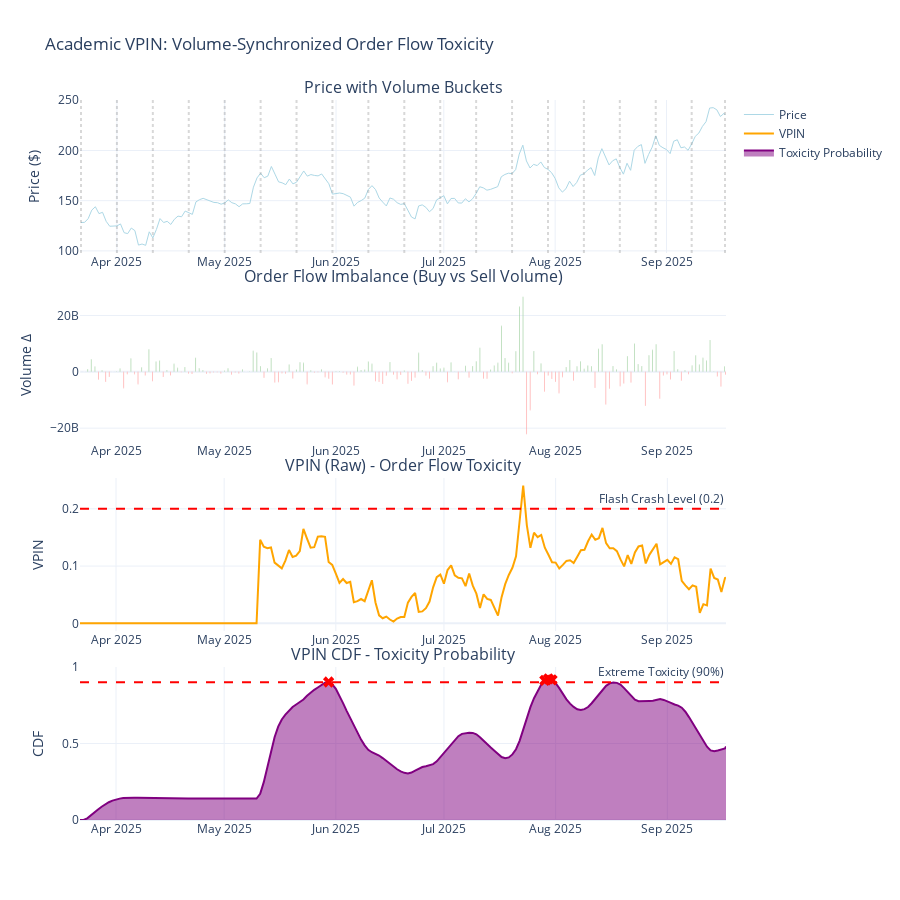

Source (notebook cell):
### Markdown cell above
## Visualization: Academic VPIN Analysis

### Code cell
def plot_academic_vpin(df, buckets, vpin_raw):
    """
    Create academic VPIN visualization with toxicity levels
    """
    fig = make_subplots(
        rows=4,
        cols=1,
        row_heights=[0.25, 0.25, 0.25, 0.25],
        subplot_titles=[
            "Price with Volume Buckets",
            "Order Flow Imbalance (Buy vs Sell Volume)",
            "VPIN (Raw) - Order Flow Toxicity",
            "VPIN CDF - Toxicity Probability",
        ],
        vertical_spacing=0.05,
    )

    # 1. Price with bucket boundaries
    fig.add_trace(
        go.Scatter(
            x=df["datetime"],
            y=df["price"],
            name="Price",
            line=dict(color="lightblue", width=1),
        ),
        row=1,
        col=1,
    )

    # Mark every 10th bucket boundary
    bucket_starts = df.groupby("bucket_id")["datetime"].first()
    for i, start_time in enumerate(bucket_starts):
        if i % 10 == 0:
            fig.add_vline(
                x=start_time,
                line_dash="dot",
                line_color="gray",
                opacity=0.3,
                row=1,
                col=1,
            )

    # 2. Order Flow Imbalance
    imbalance = buckets["buy_volume"] - buckets["sell_volume"]
    colors = ["green" if x > 0 else "red" for x in imbalance]

    fig.add_trace(
        go.Bar(
            x=buckets["datetime"],
            y=imbalance,
            marker_color=colors,
            opacity=0.6,
            name="Volume Imbalance",
            showlegend=False,
        ),
        row=2,
        col=1,
    )

    # 3. Raw VPIN
    fig.add_trace(
        go.Scatter(
            x=buckets["datetime"],
            y=vpin_raw,
            name="VPIN",
            line=dict(color="orange", width=2),
        ),
        row=3,
        col=1,
    )

    # Add Flash Crash threshold
    fig.add_hline(
        y=0.2,
        line_dash="dash",
        line_color="red",
        annotation_text="Flash Crash Level (0.2)",
        row=3,
        col=1,
    )

    # 4. VPIN CDF
    fig.add_trace(
        go.Scatter(
            x=buckets["datetime"],
            y=buckets["vpin_cdf_ssf"],
            name="Toxicity Probability",
            fill="tozeroy",
            line=dict(color="purple", width=2),
        ),
        row=4,
        col=1,
    )

    # Mark extreme toxicity events
    toxic_events = buckets[buckets["toxic_event_ssf"]]
    if len(toxic_events) > 0:
        fig.add_trace(
            go.Scatter(
                x=toxic_events["datetime"],
                y=toxic_events["vpin_cdf_ssf"],
                mode="markers",
                marker=dict(color="red", size=10, symbol="x"),
                name="Toxic Events",
                showlegend=False,
            ),
            row=4,
            col=1,
        )

    # Add 90% threshold
    fig.add_hline(
        y=0.9,
        line_dash="dash",
        line_color="red",
        annotation_text="Extreme Toxicity (90%)",
        row=4,
        col=1,
    )

    fig.update_layout(
        height=900,
        title="Academic VPIN: Volume-Synchronized Order Flow Toxicity",
        template="plotly_white",
        showlegend=True,
        hovermode="x unified",
    )

    fig.update_yaxes(title="Price ($)", row=1, col=1)
    fig.update_yaxes(title="Volume Δ", row=2, col=1)
    fig.update_yaxes(title="VPIN", row=3, col=1)
    fig.update_yaxes(title="CDF", range=[0, 1], row=4, col=1)

    return fig


fig = plot_academic_vpin(df, buckets, vpin_raw)
fig.show()

### Figure 1 — Plotly figure (JSON) as saved in the notebook; plotly's stock layout.template omitted (floating-point values rounded to 4 significant figures; data arrays with more than 128 entries replaced by an {"elided": "..."} marker saying what was removed)
{"data": [{"line": {"color": "lightblue", "width": 1}, "name": "Price", "type": "scatter", "x": {"elided": "181 str values"}, "xaxis": "x", "y": {"elided": "181 float values"}, "yaxis": "y"}, {"marker": {"color": {"elided": "181 str values"}}, "name": "Volume Imbalance", "opacity": 0.6, "showlegend": false, "type": "bar", "x": {"elided": "181 str values"}, "xaxis": "x2", "y": {"elided": "181 float values"}, "yaxis": "y2"}, {"line": {"color": "orange", "width": 2}, "name": "VPIN", "type": "scatter", "x": {"elided": "181 str values"}, "xaxis": "x3", "y": {"elided": "181 float values"}, "yaxis": "y3"}, {"fill": "tozeroy", "line": {"color": "purple", "width": 2}, "name": "Toxicity Probability", "type": "scatter", "x": {"elided": "181 str values"}, "xaxis": "x4", "y": {"elided": "181 float values"}, "yaxis": "y4"}, {"marker": {"color": "red", "size": 10, "symbol": "x"}, "mode": "markers", "name": "Toxic Events", "showlegend": false, "type": "scatter", "x": ["2025-05-30T00:00:00.000000000", "2025-07-29T00:00:00.000000000", "2025-07-30T00:00:00.000000000", "2025-07-31T00:00:00.000000000"], "xaxis": "x4", "y": [0.902, 0.9125, 0.9229, 0.9157], "yaxis": "y4"}], "layout": {"annotations": [{"font": {"size": 16}, "showarrow": false, "text": "Price with Volume Buckets", "x": 0.5, "xanchor": "center", "xref": "paper", "y": 1, "yanchor": "bottom", "yref": "paper"}, {"font": {"size": 16}, "showarrow": false, "text": "Order Flow Imbalance (Buy vs Sell Volume)", "x": 0.5, "xanchor": "center", "xref": "paper", "y": 0.7375, "yanchor": "bottom", "yref": "paper"}, {"font": {"size": 16}, "showarrow": false, "text": "VPIN (Raw) - Order Flow Toxicity", "x": 0.5, "xanchor": "center", "xref": "paper", "y": 0.475, "yanchor": "bottom", "yref": "paper"}, {"font": {"size": 16}, "showarrow": false, "text": "VPIN CDF - Toxicity Probability", "x": 0.5, "xanchor": "center", "xref": "paper", "y": 0.2125, "yanchor": "bottom", "yref": "paper"}, {"showarrow": false, "text": "Flash Crash Level (0.2)", "x": 1, "xanchor": "right", "xref": "x3 domain", "y": 0.2, "yanchor": "bottom", "yref": "y3"}, {"showarrow": false, "text": "Extreme Toxicity (90%)", "x": 1, "xanchor": "right", "xref": "x4 domain", "y": 0.9, "yanchor": "bottom", "yref": "y4"}], "height": 900, "hovermode": "x unified", "shapes": [{"line": {"color": "gray", "dash": "dot"}, "opacity": 0.3, "type": "line", "x0": "2025-03-22T00:00:00", "x1": "2025-03-22T00:00:00", "xref": "x", "y0": 0, "y1": 1, "yref": "y domain"}, {"line": {"color": "gray", "dash": "dot"}, "opacity": 0.3, "type": "line", "x0": "2025-04-01T00:00:00", "x1": "2025-04-01T00:00:00", "xref": "x", "y0": 0, "y1": 1, "yref": "y domain"}, {"line": {"color": "gray", "dash": "dot"}, "opacity": 0.3, "type": "line", "x0": "2025-04-11T00:00:00", "x1": "2025-04-11T00:00:00", "xref": "x", "y0": 0, "y1": 1, "yref": "y domain"}, {"line": {"color": "gray", "dash": "dot"}, "opacity": 0.3, "type": "line", "x0": "2025-04-21T00:00:00", "x1": "2025-04-21T00:00:00", "xref": "x", "y0": 0, "y1": 1, "yref": "y domain"}, {"line": {"color": "gray", "dash": "dot"}, "opacity": 0.3, "type": "line", "x0": "2025-05-01T00:00:00", "x1": "2025-05-01T00:00:00", "xref": "x", "y0": 0, "y1": 1, "yref": "y domain"}, {"line": {"color": "gray", "dash": "dot"}, "opacity": 0.3, "type": "line", "x0": "2025-05-11T00:00:00", "x1": "2025-05-11T00:00:00", "xref": "x", "y0": 0, "y1": 1, "yref": "y domain"}, {"line": {"color": "gray", "dash": "dot"}, "opacity": 0.3, "type": "line", "x0": "2025-05-21T00:00:00", "x1": "2025-05-21T00:00:00", "xref": "x", "y0": 0, "y1": 1, "yref": "y domain"}, {"line": {"color": "gray", "dash": "dot"}, "opacity": 0.3, "type": "line", "x0": "2025-05-31T00:00:00", "x1": "2025-05-31T00:00:00", "xref": "x", "y0": 0, "y1": 1, "yref": "y domain"}, {"line": {"color": "gray", "dash": "dot"}, "opacity": 0.3, "type": "line", "x0": "2025-06-10T00:00:00", "x1": "2025-06-10T00:00:00", "xref": "x", "y0": 0, "y1": 1, "yref": "y domain"}, {"line": {"color": "gray", "dash": "dot"}, "opacity": 0.3, "type": "line", "x0": "2025-06-20T00:00:00", "x1": "2025-06-20T00:00:00", "xref": "x", "y0": 0, "y1": 1, "yref": "y domain"}, {"line": {"color": "gray", "dash": "dot"}, "opacity": 0.3, "type": "line", "x0": "2025-06-30T00:00:00", "x1": "2025-06-30T00:00:00", "xref": "x", "y0": 0, "y1": 1, "yref": "y domain"}, {"line": {"color": "gray", "dash": "dot"}, "opacity": 0.3, "type": "line", "x0": "2025-07-10T00:00:00", "x1": "2025-07-10T00:00:00", "xref": "x", "y0": 0, "y1": 1, "yref": "y domain"}, {"line": {"color": "gray", "dash": "dot"}, "opacity": 0.3, "type": "line", "x0": "2025-07-20T00:00:00", "x1": "2025-07-20T00:00:00", "xref": "x", "y0": 0, "y1": 1, "yref": "y domain"}, {"line": {"color": "gray", "dash": "dot"}, "opacity": 0.3, "type": "line", "x0": "2025-07-30T00:00:00", "x1": "2025-07-30T00:00:00", "xref": "x", "y0": 0, "y1": 1, "yref": "y domain"}, {"line": {"color": "gray", "dash": "dot"}, "opacity": 0.3, "type": "line", "x0": "2025-08-09T00:00:00", "x1": "2025-08-09T00:00:00", "xref": "x", "y0": 0, "y1": 1, "yref": "y domain"}, {"line": {"color": "gray", "dash": "dot"}, "opacity": 0.3, "type": "line", "x0": "2025-08-19T00:00:00", "x1": "2025-08-19T00:00:00", "xref": "x", "y0": 0, "y1": 1, "yref": "y domain"}, {"line": {"color": "gray", "dash": "dot"}, "opacity": 0.3, "type": "line", "x0": "2025-08-29T00:00:00", "x1": "2025-08-29T00:00:00", "xref": "x", "y0": 0, "y1": 1, "yref": "y domain"}, {"line": {"color": "gray", "dash": "dot"}, "opacity": 0.3, "type": "line", "x0": "2025-09-08T00:00:00", "x1": "2025-09-08T00:00:00", "xref": "x", "y0": 0, "y1": 1, "yref": "y domain"}, {"line": {"color": "gray", "dash": "dot"}, "opacity": 0.3, "type": "line", "x0": "2025-09-17T06:38:47", "x1": "2025-09-17T06:38:47", "xref": "x", "y0": 0, "y1": 1, "yref": "y domain"}, {"line": {"color": "red", "dash": "dash"}, "type": "line", "x0": 0, "x1": 1, "xref": "x3 domain", "y0": 0.2, "y1": 0.2, "yref": "y3"}, {"line": {"color": "red", "dash": "dash"}, "type": "line", "x0": 0, "x1": 1, "xref": "x4 domain", "y0": 0.9, "y1": 0.9, "yref": "y4"}], "showlegend": true, "title": {"text": "Academic VPIN: Volume-Synchronized Order Flow Toxicity"}, "xaxis": {"anchor": "y", "domain": [0, 1]}, "xaxis2": {"anchor": "y2", "domain": [0, 1]}, "xaxis3": {"anchor": "y3", "domain": [0, 1]}, "xaxis4": {"anchor": "y4", "domain": [0, 1]}, "yaxis": {"anchor": "x", "domain": [0.7875, 1], "title": {"text": "Price ($)"}}, "yaxis2": {"anchor": "x2", "domain": [0.525, 0.7375], "title": {"text": "Volume Δ"}}, "yaxis3": {"anchor": "x3", "domain": [0.2625, 0.475], "title": {"text": "VPIN"}}, "yaxis4": {"anchor": "x4", "domain": [0, 0.2125], "range": [0, 1], "title": {"text": "CDF"}}}}
